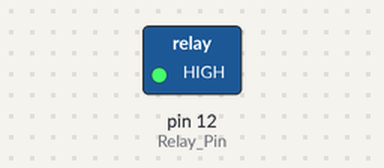
A sketch run on a simulated Arduino Uno, built with avr-gcc and run on an emulated ATmega328P. Shown: switched loads named in the sketch (green lamp = pin HIGH). Dashed ring = blinking.

Above: at 0.5 s.
Timing chart, 0 to 4.6 s (numbered marks = the images above):
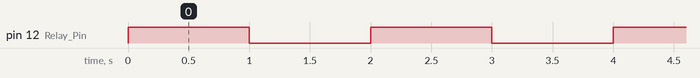

The sketch:

7_16_Relay_Control.ino
```cpp
/*
 * Filename   : 7_16_Relay_Control
 * Function   : relay controls 5V to power LED
 * Compiling IDE: ARDUINO 2.3.4
 * Author: https://www.keyestudio.com/
*/
const int Relay_Pin = 12;  // set relay pin to IO12

void setup() {
  pinMode(Relay_Pin, OUTPUT);    // set relay pin to output
  digitalWrite(Relay_Pin, LOW);  // set relay initial state to off
}
void loop() {
  digitalWrite(Relay_Pin, HIGH);  //turn off relay NC, red led on
  delay(1000);                    //delay 1s
  digitalWrite(Relay_Pin, LOW);   //tunr on relay NO, red led off
  delay(1000);                    //delay 1s
}
```

Measured:
- by itself, pin 12 (Relay_Pin): alternates HIGH for 1.0 s and LOW for 1.0 s
